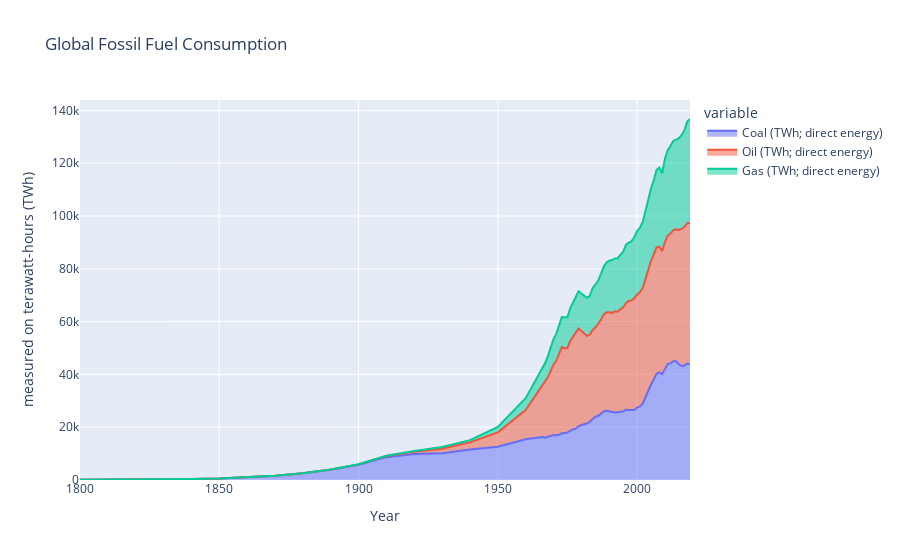

The notebook cell saved with this chart:
### Code cell
fossil_y = ['Coal (TWh; direct energy)', 'Oil (TWh; direct energy)', 'Gas (TWh; direct energy)']
fig = px.area(global_fossil, x="Year", y=fossil_y, title='Global Fossil Fuel Consumption',
             labels={'value':'measured on terawatt-hours (TWh)'})

fig.show()
